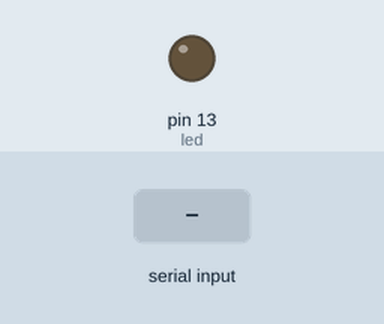
This sketch was run on a simulated Arduino Uno, built with avr-gcc and run on an emulated ATmega328P. On the bench: output pins drawn as LEDs (lit = HIGH). Inputs (shaded band) come from the test bench.

Above: at 1.2 s.
1.3 s: "A" received over Serial
At 1.9 s:
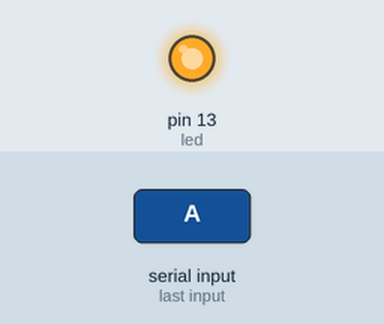
2.8 s: "B" received over Serial
At 3.1 s:
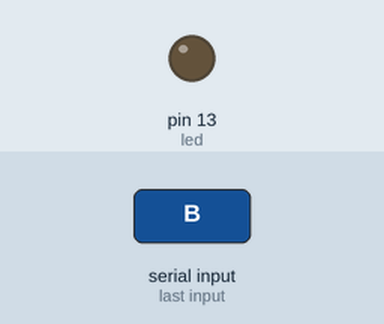
Timing chart, 0 to 5.8 s (numbered marks = the images above; inputs shaded):
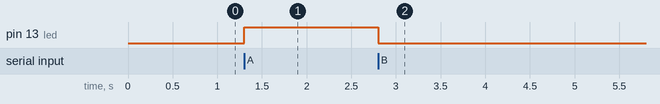

The sketch:

ComSerial.ino
```cpp
int led = 13;
char dado;

void setup()
{
  Serial.begin(9600);
  pinMode(led,OUTPUT);
}

void loop()
{
  if(Serial.available() > 0) {
    dado = Serial.read();

    switch(dado) {
      case 'A':
        digitalWrite(led,HIGH);
        delay(30);
        break;
      case 'B':
        digitalWrite(led,LOW);
         delay(30);
         break;
    }
  }
}
```

Measured:
- after the input at 1.3 s, pin 13 (led): LOW → HIGH at once
- after the input at 2.8 s, pin 13 (led): HIGH → LOW at once
